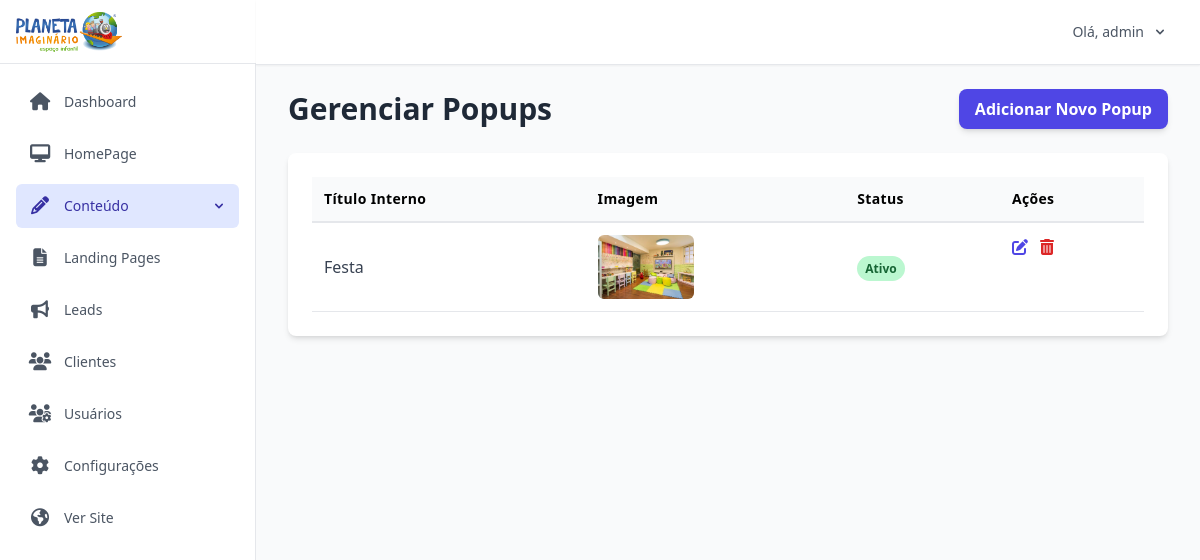
The page /dashboard/popups (signed in) on the database its author committed.
### app/models.py (models this page shows, shortened)
class User(UserMixin, db.Model):
    id = db.Column(db.Integer, primary_key=True)
    username = db.Column(db.String(64), index=True, unique=True, nullable=False)
    email = db.Column(db.String(120), index=True, unique=True, nullable=False)
    password_hash = db.Column(db.String(256))
    role = db.Column(db.String(20), nullable=False, default='colaborador')
    is_approved = db.Column(db.Boolean, nullable=False, default=False, server_default='f')
    date_of_birth = db.Column(db.Date, nullable=True)
    created_at = db.Column(db.DateTime, default=datetime.utcnow)
    updated_at = db.Column(db.DateTime, default=datetime.utcnow, onupdate=datetime.utcnow)

class Popup(db.Model):
    id = db.Column(db.Integer, primary_key=True)
    title = db.Column(db.String(150), nullable=False, comment="Título interno para identificação no dashboard.")
    image_filename = db.Column(db.String(100), nullable=False, comment="Nome do arquivo da imagem.")
    target_url = db.Column(db.String(255), nullable=False, comment="Link de destino ao clicar na imagem.")
    is_active = db.Column(db.Boolean, default=False, index=True, comment="Só pode haver um popup ativo por vez.")
    display_mode = db.Column(
        db.String(50),
        nullable=False,
        default='show_once',
        comment="Modo de exibição: 'show_once' (mostrar uma vez) ou 'always_show' (mostrar sempre)."
    )
    created_at = db.Column(db.DateTime, default=datetime.utcnow)
    updated_at = db.Column(db.DateTime, default=datetime.utcnow, onupdate=datetime.utcnow)

### app/dashboard/routes/popup_routes.py (the view)
@bp.route('/popups')
@login_required
def list_popups():
    popups = Popup.query.order_by(Popup.created_at.desc()).all()
    return render_template('dashboard/popups.html', popups=popups, title="Gerenciar Popups")

### app/dashboard/routes/general_routes.py (called while the page is built)
@bp.app_context_processor
def inject_global_variables():
    try:
        published_landing_pages = LandingPage.query.filter_by(is_published=True).order_by(LandingPage.title).all()
        site_settings = Settings.query.first()
        active_popup = Popup.query.filter_by(is_active=True).first()
        return dict(
            nav_landing_pages=published_landing_pages,
            site_settings=site_settings,
            active_popup=active_popup
        )
    except Exception as e:
        print(f"Erro ao injetar variáveis globais: {e}")
        return dict(nav_landing_pages=[], site_settings=None, active_popup=None)

### app/main/routes.py (called while the page is built)
@bp.app_context_processor
def inject_global_variables():
    try:
        published_landing_pages = LandingPage.query.filter_by(is_published=True).order_by(LandingPage.title).all()
        site_settings = Settings.query.first()
        return dict(
            nav_landing_pages=published_landing_pages,
            site_settings=site_settings
        )
    except Exception as e:
        print(f"Erro ao injetar variáveis globais: {e}")
        return dict(
            nav_landing_pages=[],
            site_settings=None
        )

### app/templates/dashboard/popups.html
{% extends "dashboard/dashboard_base.html" %}
{% block dashboard_content %}
<div class="flex justify-between items-center mb-6">
    <h1 class="text-3xl font-bold text-gray-800">{{ title }}</h1>
    <a href="{{ url_for('dashboard.add_popup') }}" class="bg-indigo-600 hover:bg-indigo-700 text-white font-bold py-2 px-4 rounded-lg shadow-md transition-colors">
        Adicionar Novo Popup
    </a>
</div>
<div class="bg-white p-6 rounded-lg shadow-md">
    <table class="w-full text-left">
        <thead class="bg-gray-50 border-b-2 border-gray-200">
            <tr>
                <th class="p-3 text-sm font-semibold tracking-wide">Título Interno</th>
                <th class="p-3 text-sm font-semibold tracking-wide">Imagem</th>
                <th class="p-3 text-sm font-semibold tracking-wide">Status</th>
                <th class="p-3 text-sm font-semibold tracking-wide">Ações</th>
            </tr>
        </thead>
        <tbody>
            {% for popup in popups %}
            <tr class="border-b border-gray-200 hover:bg-gray-50">
                <td class="p-3 text-gray-700">{{ popup.title }}</td>
                <td class="p-3">
                    <img src="{{ url_for('static', filename='uploads/' + popup.image_filename) }}" alt="{{ popup.title }}" class="h-16 w-auto rounded-md object-cover">
                </td>
                <td class="p-3">
                    {% if popup.is_active %}
                        <span class="bg-green-200 text-green-800 text-xs font-semibold px-2 py-1 rounded-full">Ativo</span>
                    {% else %}
                        <span class="bg-gray-200 text-gray-800 text-xs font-semibold px-2 py-1 rounded-full">Inativo</span>
                    {% endif %}
                </td>
                <td class="p-3 flex items-center space-x-3">
                    <a href="{{ url_for('dashboard.edit_popup', popup_id=popup.id) }}" class="text-indigo-600 hover:text-indigo-800" title="Editar">
                        <i class="fas fa-edit"></i>
                    </a>
                    <button type="button"
                            @click="deleteUrl = '{{ url_for('dashboard.delete_popup', popup_id=popup.id) }}'; deleteModalOpen = true"
                            class="text-red-600 hover:text-red-800"
                            title="Excluir">
                        <i class="fas fa-trash-alt"></i>
                    </button>
                </td>
            </tr>
            {% else %}
            <tr>
                <td colspan="4" class="p-3 text-center text-gray-500">Nenhum popup encontrado.</td>
            </tr>
            {% endfor %}
        </tbody>
    </table>
</div>
{% endblock %}

### app/templates/dashboard/dashboard_base.html (shortened to what this page needs)
{% extends "base.html" %}
{% block content %}
<div x-data="{ mobileMenuOpen: false, contentMenuOpen: false, userMenuOpen: false, deleteModalOpen: false, deleteUrl: '' }" class="min-h-screen bg-gray-50 md:flex">
    <div class="hidden md:flex md:flex-shrink-0">
        <div class="flex flex-col w-64">
            <div class="flex items-center h-16 flex-shrink-0 px-4 bg-white border-b border-gray-200">
                <img class="h-10 w-auto" src="{{ url_for('static', filename='images/logo-planeta.webp') }}" alt="Logo Planeta Imaginário">
            </div>
            <div class="flex-1 flex flex-col overflow-y-auto bg-white border-r border-gray-200">
                <nav class="flex-1 px-4 py-4 space-y-2">
                    <a href="{{ url_for('dashboard.index') }}" class="{% if request.endpoint == 'dashboard.index' %}bg-indigo-100 text-indigo-800{% else %}text-gray-600 hover:bg-gray-100{% endif %} group flex items-center px-3 py-2 text-sm font-medium rounded-md">
                        <i class="fas fa-home mr-3 text-lg w-6 text-center"></i> Dashboard
                    </a>
                    <a href="{{ url_for('dashboard.edit_homepage') }}" class="{% if 'edit_homepage' in request.endpoint %}bg-indigo-100 text-indigo-800{% else %}text-gray-600 hover:bg-gray-100{% endif %} group flex items-center px-3 py-2 text-sm font-medium rounded-md">
                        <i class="fas fa-desktop mr-3 text-lg w-6 text-center"></i> HomePage
                    </a>
                    <div @click.away="contentMenuOpen = false" class="relative">
                        <button @click="contentMenuOpen = !contentMenuOpen" class="w-full text-left {% if 'post' in request.endpoint or 'category' in request.endpoint or 'popup' in request.endpoint %}bg-indigo-100 text-indigo-800{% else %}text-gray-600 hover:bg-gray-100{% endif %} group flex items-center px-3 py-2 text-sm font-medium rounded-md">
                            <i class="fas fa-pencil-alt mr-3 text-lg w-6 text-center"></i>
                            <span class="flex-1">Conteúdo</span>
                            <svg class="w-4 h-4 ml-2 transform transition-transform" :class="{'rotate-180': contentMenuOpen}" fill="currentColor" viewBox="0 0 20 20"><path fill-rule="evenodd" d="M5.293 7.293a1 1 0 011.414 0L10 10.586l3.293-3.293a1 1 0 111.414 1.414l-4 4a1 1 0 01-1.414 0l-4-4a1 1 0 010-1.414z" clip-rule="evenodd"></path></svg>
                        </button>
                    </div>
                    <a href="{{ url_for('dashboard.list_landing_pages') }}" class="{% if 'landing' in request.endpoint %}bg-indigo-100 text-indigo-800{% else %}text-gray-600 hover:bg-gray-100{% endif %} group flex items-center px-3 py-2 text-sm font-medium rounded-md">
                        <i class="fas fa-file-alt mr-3 text-lg w-6 text-center"></i> Landing Pages
                    </a>
                    <a href="{{ url_for('dashboard.leads') }}" class="{% if 'leads' in request.endpoint %}bg-indigo-100 text-indigo-800{% else %}text-gray-600 hover:bg-gray-100{% endif %} group flex items-center px-3 py-2 text-sm font-medium rounded-md">
                        <i class="fas fa-bullhorn mr-3 text-lg w-6 text-center"></i> Leads
                    </a>
                    <a href="{{ url_for('dashboard.list_clients') }}" class="{% if 'client' in request.endpoint %}bg-indigo-100 text-indigo-800{% else %}text-gray-600 hover:bg-gray-100{% endif %} group flex items-center px-3 py-2 text-sm font-medium rounded-md">
                        <i class="fas fa-users mr-3 text-lg w-6 text-center"></i> Clientes
                    </a>
                    <a href="{{ url_for('dashboard.list_users') }}" class="{% if 'user' in request.endpoint %}bg-indigo-100 text-indigo-800{% else %}text-gray-600 hover:bg-gray-100{% endif %} group flex items-center px-3 py-2 text-sm font-medium rounded-md">
                        <i class="fas fa-users-cog mr-3 text-lg w-6 text-center"></i> Usuários
                    </a>
                    <a href="{{ url_for('dashboard.settings') }}" class="{% if 'settings' in request.endpoint %}bg-indigo-100 text-indigo-800{% else %}text-gray-600 hover:bg-gray-100{% endif %} group flex items-center px-3 py-2 text-sm font-medium rounded-md">
                        <i class="fas fa-cog mr-3 text-lg w-6 text-center"></i> Configurações
                    </a>
                    <a href="{{ url_for('main.index') }}" target="_blank" class="text-gray-600 hover:bg-gray-100 group flex items-center px-3 py-2 text-sm font-medium rounded-md">
                        <i class="fas fa-globe-americas mr-3 text-lg w-6 text-center"></i> Ver Site
                    </a>
                </nav>
            </div>
        </div>
    </div>
    <div class="flex flex-col flex-1">
        <header class="sticky top-0 z-10 bg-white shadow-sm border-b border-gray-200">
            <div class="container mx-auto px-4 sm:px-6 lg:px-8">
                <div class="flex justify-between items-center h-16">
                    <div @click.away="userMenuOpen = false" class="relative">
                        <button @click="userMenuOpen = !userMenuOpen" class="flex items-center space-x-2 text-gray-600 text-sm hover:text-indigo-600">
                            <span>Olá, {{ current_user.username }}</span>
                            <svg class="w-4 h-4" fill="currentColor" viewBox="0 0 20 20"><path fill-rule="evenodd" d="M5.293 7.293a1 1 0 011.414 0L10 10.586l3.293-3.293a1 1 0 111.414 1.414l-4 4a1 1 0 01-1.414 0l-4-4a1 1 0 010-1.414z" clip-rule="evenodd"></path></svg>
                        </button>
                    </div>
                </div>
            </div>
        </header>
        <main class="flex-1">
            <div class="container mx-auto px-4 sm:px-6 lg:px-8 py-6">
                {% block dashboard_content %}{% endblock %}
            </div>
        </main>
    </div>
</div>
{% endblock %}

### rows shown on the page
User: username "admin"
Popup: title "Festa", image_filename (picture), is_active "Ativo"

### other values the page prints
{{ title }} "Gerenciar Popups"
